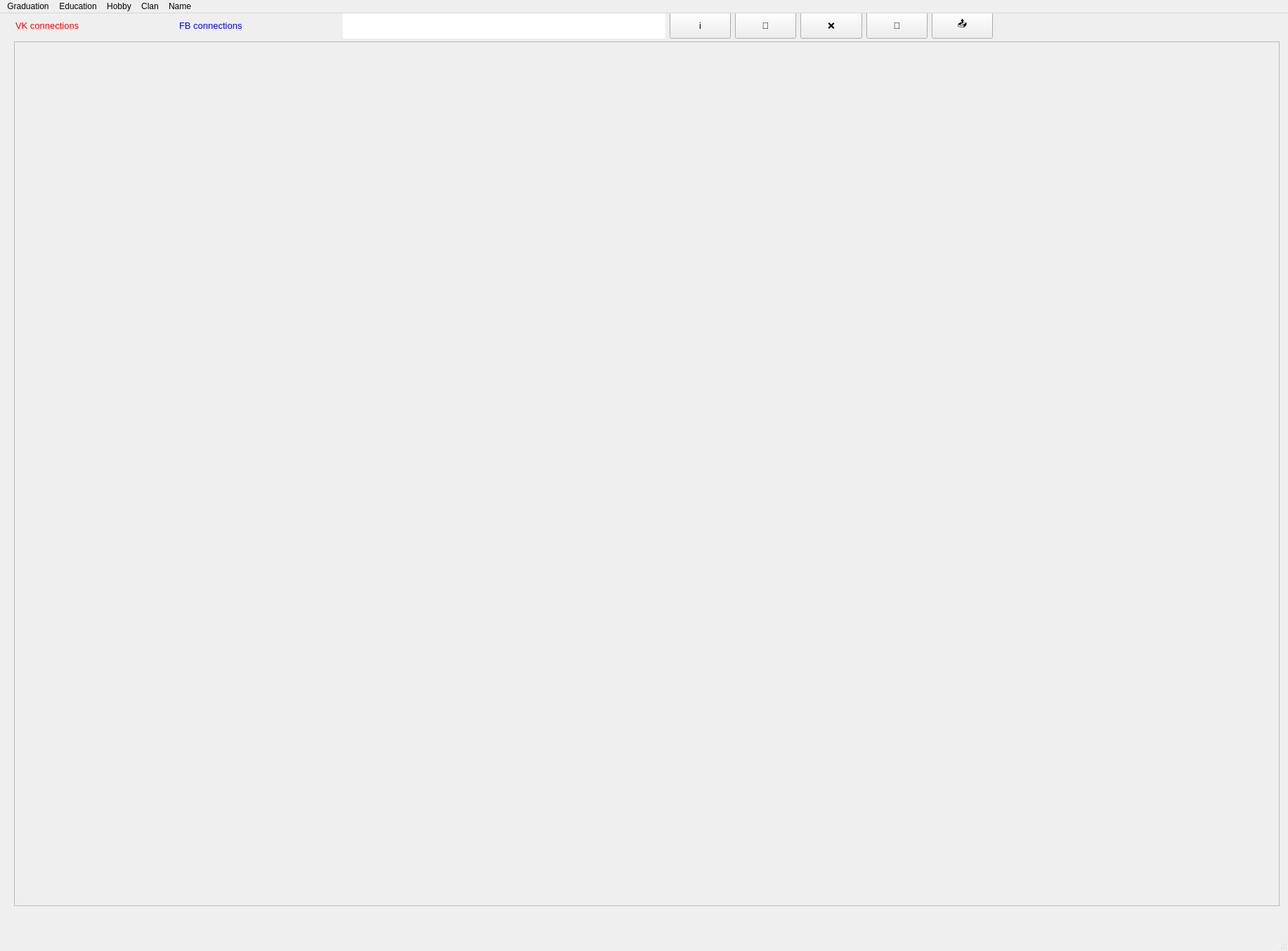
<?xml version="1.0" encoding="UTF-8"?>
<ui version="4.0">
 <class>MainWindow</class>
 <widget class="QMainWindow" name="MainWindow">
  <property name="geometry">
   <rect>
    <x>0</x>
    <y>0</y>
    <width>1833</width>
    <height>1354</height>
   </rect>
  </property>
  <property name="minimumSize">
   <size>
    <width>1400</width>
    <height>1000</height>
   </size>
  </property>
  <property name="windowTitle">
   <string>MainWindow</string>
  </property>
  <widget class="QWidget" name="centralwidget">
   <widget class="QWidget" name="layoutWidget">
    <property name="geometry">
     <rect>
      <x>22</x>
      <y>-2</y>
      <width>1391</width>
      <height>38</height>
     </rect>
    </property>
    <layout class="QHBoxLayout" name="horizontalLayout_3">
     <property name="sizeConstraint">
      <enum>QLayout::SetNoConstraint</enum>
     </property>
     <item>
      <layout class="QHBoxLayout" name="horizontalLayout_2">
       <item>
        <widget class="QLabel" name="vk_lbl">
         <property name="minimumSize">
          <size>
           <width>0</width>
           <height>34</height>
          </size>
         </property>
         <property name="font">
          <font>
           <family>Arial</family>
           <pointsize>10</pointsize>
          </font>
         </property>
         <property name="styleSheet">
          <string notr="true">color: rgb(255, 0, 0)</string>
         </property>
         <property name="text">
          <string>VK connections</string>
         </property>
        </widget>
       </item>
       <item>
        <widget class="QLabel" name="fb_lbl">
         <property name="font">
          <font>
           <family>Arial</family>
           <pointsize>10</pointsize>
          </font>
         </property>
         <property name="styleSheet">
          <string notr="true">color: rgb(0, 0, 255)</string>
         </property>
         <property name="text">
          <string>FB connections</string>
         </property>
        </widget>
       </item>
      </layout>
     </item>
     <item>
      <widget class="QLabel" name="querylbl">
       <property name="minimumSize">
        <size>
         <width>365</width>
         <height>34</height>
        </size>
       </property>
       <property name="font">
        <font>
         <family>Arial</family>
         <pointsize>10</pointsize>
        </font>
       </property>
       <property name="styleSheet">
        <string notr="true">background-color: white;</string>
       </property>
       <property name="text">
        <string/>
       </property>
       <property name="scaledContents">
        <bool>true</bool>
       </property>
       <property name="alignment">
        <set>Qt::AlignLeading|Qt::AlignLeft|Qt::AlignTop</set>
       </property>
       <property name="wordWrap">
        <bool>true</bool>
       </property>
      </widget>
     </item>
     <item>
      <layout class="QHBoxLayout" name="horizontalLayout">
       <item>
        <widget class="QPushButton" name="info">
         <property name="minimumSize">
          <size>
           <width>61</width>
           <height>32</height>
          </size>
         </property>
         <property name="maximumSize">
          <size>
           <width>1000</width>
           <height>64</height>
          </size>
         </property>
         <property name="sizeIncrement">
          <size>
           <width>0</width>
           <height>0</height>
          </size>
         </property>
         <property name="font">
          <font>
           <family>Arial</family>
           <pointsize>10</pointsize>
          </font>
         </property>
         <property name="text">
          <string>ℹ</string>
         </property>
        </widget>
       </item>
       <item>
        <widget class="QPushButton" name="search">
         <property name="maximumSize">
          <size>
           <width>1000</width>
           <height>64</height>
          </size>
         </property>
         <property name="font">
          <font>
           <family>Arial</family>
           <pointsize>10</pointsize>
          </font>
         </property>
         <property name="text">
          <string>🔎</string>
         </property>
        </widget>
       </item>
       <item>
        <widget class="QPushButton" name="clear">
         <property name="minimumSize">
          <size>
           <width>61</width>
           <height>32</height>
          </size>
         </property>
         <property name="maximumSize">
          <size>
           <width>10000</width>
           <height>64</height>
          </size>
         </property>
         <property name="font">
          <font>
           <family>Arial</family>
           <pointsize>10</pointsize>
          </font>
         </property>
         <property name="text">
          <string>❌</string>
         </property>
        </widget>
       </item>
       <item>
        <widget class="QPushButton" name="reload">
         <property name="minimumSize">
          <size>
           <width>61</width>
           <height>32</height>
          </size>
         </property>
         <property name="maximumSize">
          <size>
           <width>10000</width>
           <height>64</height>
          </size>
         </property>
         <property name="font">
          <font>
           <family>Arial</family>
           <pointsize>10</pointsize>
          </font>
         </property>
         <property name="text">
          <string>🔄</string>
         </property>
        </widget>
       </item>
       <item>
        <widget class="QPushButton" name="share">
         <property name="sizePolicy">
          <sizepolicy hsizetype="Preferred" vsizetype="Preferred">
           <horstretch>0</horstretch>
           <verstretch>0</verstretch>
          </sizepolicy>
         </property>
         <property name="minimumSize">
          <size>
           <width>86</width>
           <height>0</height>
          </size>
         </property>
         <property name="maximumSize">
          <size>
           <width>10000</width>
           <height>64</height>
          </size>
         </property>
         <property name="font">
          <font>
           <family>Arial</family>
           <pointsize>10</pointsize>
           <weight>50</weight>
           <italic>false</italic>
           <bold>false</bold>
          </font>
         </property>
         <property name="layoutDirection">
          <enum>Qt::LeftToRight</enum>
         </property>
         <property name="styleSheet">
          <string notr="true">padding-bottom: 2px</string>
         </property>
         <property name="text">
          <string>📤</string>
         </property>
         <property name="iconSize">
          <size>
           <width>14</width>
           <height>16</height>
          </size>
         </property>
         <property name="autoRepeatDelay">
          <number>300</number>
         </property>
         <property name="autoDefault">
          <bool>false</bool>
         </property>
        </widget>
       </item>
      </layout>
     </item>
    </layout>
   </widget>
   <widget class="QToolButton" name="close_info">
    <property name="geometry">
     <rect>
      <x>60</x>
      <y>50</y>
      <width>51</width>
      <height>51</height>
     </rect>
    </property>
    <property name="font">
     <font>
      <family>Arial</family>
      <pointsize>10</pointsize>
      <weight>75</weight>
      <bold>true</bold>
     </font>
    </property>
    <property name="styleSheet">
     <string notr="true">background-color: rgb(255, 170, 127);</string>
    </property>
    <property name="text">
     <string>x</string>
    </property>
   </widget>
   <widget class="QWidget" name="layoutWidget_2">
    <property name="geometry">
     <rect>
      <x>270</x>
      <y>50</y>
      <width>1548</width>
      <height>1170</height>
     </rect>
    </property>
    <layout class="QVBoxLayout" name="Name_input_layout">
     <item>
      <layout class="QHBoxLayout" name="horizontalLayout_6">
       <item>
        <widget class="QLabel" name="n_lbl">
         <property name="enabled">
          <bool>true</bool>
         </property>
         <property name="minimumSize">
          <size>
           <width>100</width>
           <height>60</height>
          </size>
         </property>
         <property name="font">
          <font>
           <family>Arial</family>
           <pointsize>14</pointsize>
          </font>
         </property>
         <property name="text">
          <string>Имя:</string>
         </property>
        </widget>
       </item>
       <item>
        <widget class="QLineEdit" name="name">
         <property name="enabled">
          <bool>true</bool>
         </property>
         <property name="minimumSize">
          <size>
           <width>0</width>
           <height>70</height>
          </size>
         </property>
         <property name="maximumSize">
          <size>
           <width>750</width>
           <height>16777215</height>
          </size>
         </property>
         <property name="styleSheet">
          <string notr="true">margin-right: 5px</string>
         </property>
        </widget>
       </item>
      </layout>
     </item>
     <item>
      <layout class="QHBoxLayout" name="horizontalLayout_5">
       <item>
        <widget class="QLabel" name="s_lbl">
         <property name="enabled">
          <bool>true</bool>
         </property>
         <property name="minimumSize">
          <size>
           <width>100</width>
           <height>60</height>
          </size>
         </property>
         <property name="font">
          <font>
           <family>Arial</family>
           <pointsize>14</pointsize>
          </font>
         </property>
         <property name="text">
          <string>Фамилия:</string>
         </property>
        </widget>
       </item>
       <item>
        <widget class="QLineEdit" name="surname">
         <property name="enabled">
          <bool>true</bool>
         </property>
         <property name="minimumSize">
          <size>
           <width>0</width>
           <height>70</height>
          </size>
         </property>
         <property name="maximumSize">
          <size>
           <width>750</width>
           <height>16777215</height>
          </size>
         </property>
         <property name="styleSheet">
          <string notr="true">margin-right: 5px</string>
         </property>
        </widget>
       </item>
      </layout>
     </item>
     <item>
      <layout class="QHBoxLayout" name="horizontalLayout_4">
       <item>
        <widget class="QLabel" name="p_lbl">
         <property name="enabled">
          <bool>true</bool>
         </property>
         <property name="minimumSize">
          <size>
           <width>140</width>
           <height>80</height>
          </size>
         </property>
         <property name="maximumSize">
          <size>
           <width>1677777</width>
           <height>16777215</height>
          </size>
         </property>
         <property name="font">
          <font>
           <family>Arial</family>
           <pointsize>14</pointsize>
          </font>
         </property>
         <property name="text">
          <string>Отчество (по желанию):</string>
         </property>
         <property name="wordWrap">
          <bool>true</bool>
         </property>
        </widget>
       </item>
       <item>
        <widget class="QLineEdit" name="patronym">
         <property name="enabled">
          <bool>true</bool>
         </property>
         <property name="minimumSize">
          <size>
           <width>0</width>
           <height>70</height>
          </size>
         </property>
         <property name="maximumSize">
          <size>
           <width>750</width>
           <height>16777215</height>
          </size>
         </property>
         <property name="styleSheet">
          <string notr="true">margin-right: 5px</string>
         </property>
        </widget>
       </item>
      </layout>
     </item>
    </layout>
   </widget>
   <widget class="QTextBrowser" name="info_txt">
    <property name="geometry">
     <rect>
      <x>120</x>
      <y>50</y>
      <width>1201</width>
      <height>861</height>
     </rect>
    </property>
    <property name="minimumSize">
     <size>
      <width>760</width>
      <height>540</height>
     </size>
    </property>
    <property name="autoFillBackground">
     <bool>false</bool>
    </property>
    <property name="styleSheet">
     <string notr="true"/>
    </property>
    <property name="verticalScrollBarPolicy">
     <enum>Qt::ScrollBarAlwaysOn</enum>
    </property>
    <property name="html">
     <string>&lt;!DOCTYPE HTML PUBLIC &quot;-//W3C//DTD HTML 4.0//EN&quot; &quot;http://www.w3.org/TR/REC-html40/strict.dtd&quot;&gt;
&lt;html&gt;&lt;head&gt;&lt;meta name=&quot;qrichtext&quot; content=&quot;1&quot; /&gt;&lt;style type=&quot;text/css&quot;&gt;
p, li { white-space: pre-wrap; }
&lt;/style&gt;&lt;/head&gt;&lt;body style=&quot; font-family:'MS Shell Dlg 2'; font-size:7.875pt; font-weight:400; font-style:normal;&quot;&gt;
&lt;p align=&quot;center&quot; style=&quot; margin-top:0px; margin-bottom:0px; margin-left:0px; margin-right:0px; -qt-block-indent:0; text-indent:0px;&quot;&gt;&lt;span style=&quot; font-family:'.AppleSystemUIFont'; font-size:14pt; color:#0000ff;&quot;&gt;Правила пользования приложением&lt;/span&gt;&lt;/p&gt;
&lt;p style=&quot;-qt-paragraph-type:empty; margin-top:0px; margin-bottom:0px; margin-left:0px; margin-right:0px; -qt-block-indent:0; text-indent:0px; font-family:'.AppleSystemUIFont'; font-size:13pt;&quot;&gt;&lt;br /&gt;&lt;/p&gt;
&lt;p style=&quot; margin-top:0px; margin-bottom:0px; margin-left:0px; margin-right:0px; -qt-block-indent:0; text-indent:0px;&quot;&gt;&lt;span style=&quot; font-family:'.AppleSystemUIFont'; font-size:11pt; font-weight:600; font-style:italic;&quot;&gt;Добро пожаловать в наше приложение.&lt;/span&gt;&lt;span style=&quot; font-family:'.AppleSystemUIFont'; font-size:11pt;&quot;&gt; Здесь вы можете найти информацию о выпускниках лицея, заранее сгруппировав их по интересующим вас признакам. &lt;/span&gt;&lt;/p&gt;
&lt;p style=&quot;-qt-paragraph-type:empty; margin-top:0px; margin-bottom:0px; margin-left:0px; margin-right:0px; -qt-block-indent:0; text-indent:0px; font-family:'.AppleSystemUIFont'; font-size:13pt;&quot;&gt;&lt;br /&gt;&lt;/p&gt;
&lt;p style=&quot; margin-top:0px; margin-bottom:0px; margin-left:0px; margin-right:0px; -qt-block-indent:0; text-indent:0px;&quot;&gt;&lt;span style=&quot; font-family:'.AppleSystemUIFont'; font-size:11pt; font-weight:600;&quot;&gt;Выбор признаков&lt;/span&gt;&lt;/p&gt;
&lt;p style=&quot; margin-top:0px; margin-bottom:0px; margin-left:0px; margin-right:0px; -qt-block-indent:0; text-indent:0px;&quot;&gt;&lt;span style=&quot; font-family:'.AppleSystemUIFont'; font-size:11pt;&quot;&gt;Вверху вы можете увидеть меню с полями &lt;/span&gt;&lt;span style=&quot; font-family:'.AppleSystemUIFont'; font-size:11pt; font-style:italic;&quot;&gt;Graduation&lt;/span&gt;&lt;span style=&quot; font-family:'.AppleSystemUIFont'; font-size:11pt;&quot;&gt; (год выпуска), &lt;/span&gt;&lt;span style=&quot; font-family:'.AppleSystemUIFont'; font-size:11pt; font-style:italic;&quot;&gt;Education&lt;/span&gt;&lt;span style=&quot; font-family:'.AppleSystemUIFont'; font-size:11pt;&quot;&gt; (место обучения — университет и/или факультет), &lt;/span&gt;&lt;span style=&quot; font-family:'.AppleSystemUIFont'; font-size:11pt; font-style:italic;&quot;&gt;Hobby&lt;/span&gt;&lt;span style=&quot; font-family:'.AppleSystemUIFont'; font-size:11pt;&quot;&gt; (увлечение выпускника) и &lt;/span&gt;&lt;span style=&quot; font-family:'.AppleSystemUIFont'; font-size:11pt; font-style:italic;&quot;&gt;Clan&lt;/span&gt;&lt;span style=&quot; font-family:'.AppleSystemUIFont'; font-size:11pt;&quot;&gt; (направление жизненного пути выпускника). Используя разные комбинации значений этих полей, вы увидете на экране результат — граф с выпускниками, имеющими признаки, которые вы выбрали.&lt;/span&gt;&lt;/p&gt;
&lt;p style=&quot; margin-top:0px; margin-bottom:0px; margin-left:0px; margin-right:0px; -qt-block-indent:0; text-indent:0px;&quot;&gt;&lt;span style=&quot; font-family:'.AppleSystemUIFont'; font-size:11pt;&quot;&gt;Также вы можете найти информацию о выпускнике по его ФИО. Для этого надо нажать на вкладку &lt;/span&gt;&lt;span style=&quot; font-family:'.AppleSystemUIFont'; font-size:11pt; font-style:italic;&quot;&gt;Name &lt;/span&gt;&lt;span style=&quot; font-family:'.AppleSystemUIFont'; font-size:11pt;&quot;&gt;и ввести данные. Если вы знаете только имя и отчество или только имя и фамилию — ничего страшного! Приложение отобразит всех выпускников с введенными Вами данными и вы выберете интересующего Вас выпускника. Также вы можете кликнуть на выпускника правой кнопкой мыши и на экране отобразятся все его связи с другими выпускниками. &lt;/span&gt;&lt;span style=&quot; font-family:'.AppleSystemUIFont'; font-size:11pt; color:#616161;&quot;&gt;(функция доступна только при поиске выпускников по ФИО)&lt;/span&gt;&lt;/p&gt;
&lt;p style=&quot;-qt-paragraph-type:empty; margin-top:0px; margin-bottom:0px; margin-left:0px; margin-right:0px; -qt-block-indent:0; text-indent:0px; font-family:'.AppleSystemUIFont'; font-size:11pt;&quot;&gt;&lt;br /&gt;&lt;/p&gt;
&lt;p style=&quot; margin-top:0px; margin-bottom:0px; margin-left:0px; margin-right:0px; -qt-block-indent:0; text-indent:0px;&quot;&gt;&lt;span style=&quot; font-family:'.AppleSystemUIFont'; font-size:11pt; font-weight:600;&quot;&gt;Меню с кнопками&lt;/span&gt;&lt;/p&gt;
&lt;p style=&quot; margin-top:0px; margin-bottom:0px; margin-left:0px; margin-right:0px; -qt-block-indent:0; text-indent:0px;&quot;&gt;&lt;span style=&quot; font-family:'.AppleSystemUIFont'; font-size:11pt;&quot;&gt;На правой стороне экрана вы можете увидеть несколько кнопок. &lt;/span&gt;&lt;/p&gt;
&lt;p style=&quot; margin-top:0px; margin-bottom:0px; margin-left:0px; margin-right:0px; -qt-block-indent:0; text-indent:0px;&quot;&gt;&lt;span style=&quot; font-family:'.AppleSystemUIFont'; font-size:11pt;&quot;&gt; ℹ - &lt;/span&gt;&lt;span style=&quot; font-family:'.AppleSystemUIFont'; font-size:11pt; font-style:italic;&quot;&gt;информация&lt;/span&gt;&lt;span style=&quot; font-family:'.AppleSystemUIFont'; font-size:11pt;&quot;&gt; - при нажатии на кнопку вы увидите данное окно информации&lt;/span&gt;&lt;/p&gt;
&lt;p style=&quot;-qt-paragraph-type:empty; margin-top:0px; margin-bottom:0px; margin-left:0px; margin-right:0px; -qt-block-indent:0; text-indent:0px; font-family:'.AppleSystemUIFont'; font-size:11pt;&quot;&gt;&lt;br /&gt;&lt;/p&gt;
&lt;p style=&quot; margin-top:0px; margin-bottom:0px; margin-left:0px; margin-right:0px; -qt-block-indent:0; text-indent:0px;&quot;&gt;&lt;span style=&quot; font-family:'.AppleSystemUIFont'; font-size:11pt;&quot;&gt; 🔎- &lt;/span&gt;&lt;span style=&quot; font-family:'.AppleSystemUIFont'; font-size:11pt; font-style:italic;&quot;&gt;поиск&lt;/span&gt;&lt;span style=&quot; font-family:'.AppleSystemUIFont'; font-size:11pt;&quot;&gt; - при нажатии на кнопку вы увидете граф с выпускниками, отобранными по введенным вами признаками&lt;/span&gt;&lt;/p&gt;
&lt;p style=&quot;-qt-paragraph-type:empty; margin-top:0px; margin-bottom:0px; margin-left:0px; margin-right:0px; -qt-block-indent:0; text-indent:0px; font-family:'.AppleSystemUIFont'; font-size:11pt;&quot;&gt;&lt;br /&gt;&lt;/p&gt;
&lt;p style=&quot; margin-top:0px; margin-bottom:0px; margin-left:0px; margin-right:0px; -qt-block-indent:0; text-indent:0px;&quot;&gt;&lt;span style=&quot; font-family:'.AppleSystemUIFont'; font-size:11pt;&quot;&gt; ❌- &lt;/span&gt;&lt;span style=&quot; font-family:'.AppleSystemUIFont'; font-size:11pt; font-style:italic;&quot;&gt;закрыть&lt;/span&gt;&lt;span style=&quot; font-family:'.AppleSystemUIFont'; font-size:11pt;&quot;&gt; - кнопка сброса результата. Все параметры также сбросятся&lt;/span&gt;&lt;/p&gt;
&lt;p style=&quot;-qt-paragraph-type:empty; margin-top:0px; margin-bottom:0px; margin-left:0px; margin-right:0px; -qt-block-indent:0; text-indent:0px; font-family:'.AppleSystemUIFont'; font-size:11pt;&quot;&gt;&lt;br /&gt;&lt;/p&gt;
&lt;p style=&quot; margin-top:0px; margin-bottom:0px; margin-left:0px; margin-right:0px; -qt-block-indent:0; text-indent:0px;&quot;&gt;&lt;span style=&quot; font-family:'.AppleSystemUIFont'; font-size:11pt;&quot;&gt; 🔄 - &lt;/span&gt;&lt;span style=&quot; font-family:'.AppleSystemUIFont'; font-size:11pt; font-style:italic;&quot;&gt;обновить&lt;/span&gt;&lt;span style=&quot; font-family:'.AppleSystemUIFont'; font-size:11pt;&quot;&gt; - кнопка обновления результата на экране, например, если вы убрали или добавили некоторые признаки, не забудьте нажать на эту кнопку для отображения обновленного результата&lt;/span&gt;&lt;/p&gt;
&lt;p style=&quot;-qt-paragraph-type:empty; margin-top:0px; margin-bottom:0px; margin-left:0px; margin-right:0px; -qt-block-indent:0; text-indent:0px; font-family:'.AppleSystemUIFont'; font-size:11pt;&quot;&gt;&lt;br /&gt;&lt;/p&gt;
&lt;p style=&quot; margin-top:0px; margin-bottom:0px; margin-left:0px; margin-right:0px; -qt-block-indent:0; text-indent:0px;&quot;&gt;&lt;span style=&quot; font-family:'.AppleSystemUIFont'; font-size:11pt;&quot;&gt; 📤- &lt;/span&gt;&lt;span style=&quot; font-family:'.AppleSystemUIFont'; font-size:11pt; font-style:italic;&quot;&gt;поделиться&lt;/span&gt;&lt;span style=&quot; font-family:'.AppleSystemUIFont'; font-size:11pt;&quot;&gt; - вы можете экспортировать граф, который видите на экране, в csv формате.&lt;/span&gt;&lt;/p&gt;
&lt;p style=&quot;-qt-paragraph-type:empty; margin-top:0px; margin-bottom:0px; margin-left:0px; margin-right:0px; -qt-block-indent:0; text-indent:0px; font-family:'.AppleSystemUIFont'; font-size:11pt;&quot;&gt;&lt;br /&gt;&lt;/p&gt;
&lt;p style=&quot; margin-top:0px; margin-bottom:0px; margin-left:0px; margin-right:0px; -qt-block-indent:0; text-indent:0px;&quot;&gt;&lt;span style=&quot; font-family:'.AppleSystemUIFont'; font-size:11pt; font-weight:600;&quot;&gt;Порядок действий при использовании приложения:&lt;/span&gt;&lt;/p&gt;
&lt;p style=&quot; margin-top:0px; margin-bottom:0px; margin-left:0px; margin-right:0px; -qt-block-indent:0; text-indent:0px;&quot;&gt;&lt;span style=&quot; font-family:'.AppleSystemUIFont'; font-size:11pt; color:#0000ff;&quot;&gt;1. &lt;/span&gt;&lt;span style=&quot; font-family:'.AppleSystemUIFont'; font-size:11pt;&quot;&gt;Внимательно ознакомится с данной инструкцией&lt;/span&gt;&lt;/p&gt;
&lt;p style=&quot; margin-top:0px; margin-bottom:0px; margin-left:0px; margin-right:0px; -qt-block-indent:0; text-indent:0px;&quot;&gt;&lt;span style=&quot; font-family:'.AppleSystemUIFont'; font-size:11pt; color:#0000ff;&quot;&gt;2.&lt;/span&gt;&lt;span style=&quot; font-family:'.AppleSystemUIFont'; font-size:11pt;&quot;&gt; Выбрать интересующие вас поля, по которым будет отображаться граф выпускников&lt;/span&gt;&lt;/p&gt;
&lt;p style=&quot; margin-top:0px; margin-bottom:0px; margin-left:0px; margin-right:0px; -qt-block-indent:0; text-indent:0px;&quot;&gt;&lt;span style=&quot; font-family:'.AppleSystemUIFont'; font-size:11pt; color:#0000ff;&quot;&gt;3.&lt;/span&gt;&lt;span style=&quot; font-family:'.AppleSystemUIFont'; font-size:11pt;&quot;&gt; Нажать на кнопку &amp;quot;поиск&amp;quot;&lt;/span&gt;&lt;/p&gt;
&lt;p style=&quot; margin-top:0px; margin-bottom:0px; margin-left:0px; margin-right:0px; -qt-block-indent:0; text-indent:0px;&quot;&gt;&lt;span style=&quot; font-family:'.AppleSystemUIFont'; font-size:11pt; color:#0000ff;&quot;&gt;4. &lt;/span&gt;&lt;span style=&quot; font-family:'.AppleSystemUIFont'; font-size:11pt;&quot;&gt;В текстовом поле вверху убедится в том, что введены верные параметры&lt;/span&gt;&lt;/p&gt;
&lt;p style=&quot; margin-top:0px; margin-bottom:0px; margin-left:0px; margin-right:0px; -qt-block-indent:0; text-indent:0px;&quot;&gt;&lt;span style=&quot; font-family:'.AppleSystemUIFont'; font-size:11pt;&quot;&gt;	&lt;/span&gt;&lt;span style=&quot; font-family:'.AppleSystemUIFont'; font-size:11pt; color:#0000ff;&quot;&gt;4.1 &lt;/span&gt;&lt;span style=&quot; font-family:'.AppleSystemUIFont'; font-size:11pt;&quot;&gt;Если есть ошибки в запросе, то можно сбросить его, нажав на кнопку &amp;quot;очистить&amp;quot;, или изменить некоторые параметры и нажать на кнопку &amp;quot;обновить&amp;quot;&lt;/span&gt;&lt;/p&gt;
&lt;p style=&quot; margin-top:0px; margin-bottom:0px; margin-left:0px; margin-right:0px; -qt-block-indent:0; text-indent:0px;&quot;&gt;&lt;span style=&quot; font-family:'.AppleSystemUIFont'; font-size:11pt; color:#0000ff;&quot;&gt;5&lt;/span&gt;&lt;span style=&quot; font-family:'.AppleSystemUIFont'; font-size:11pt;&quot;&gt;. Нажимая на выпускников, можно получить подробную информацию о них.&lt;/span&gt;&lt;/p&gt;
&lt;p style=&quot; margin-top:0px; margin-bottom:0px; margin-left:0px; margin-right:0px; -qt-block-indent:0; text-indent:0px;&quot;&gt;&lt;span style=&quot; font-family:'.AppleSystemUIFont'; font-size:11pt; color:#0000ff;&quot;&gt;6.&lt;/span&gt;&lt;span style=&quot; font-family:'.AppleSystemUIFont'; font-size:11pt;&quot;&gt; В конце можно экспортироваьт полученный граф, нажав на кнопку &amp;quot;поделиться&amp;quot;&lt;/span&gt;&lt;/p&gt;
&lt;p style=&quot;-qt-paragraph-type:empty; margin-top:0px; margin-bottom:0px; margin-left:0px; margin-right:0px; -qt-block-indent:0; text-indent:0px; font-family:'.AppleSystemUIFont'; font-size:11pt;&quot;&gt;&lt;br /&gt;&lt;/p&gt;
&lt;p style=&quot; margin-top:0px; margin-bottom:0px; margin-left:0px; margin-right:0px; -qt-block-indent:0; text-indent:0px;&quot;&gt;&lt;span style=&quot; font-family:'.AppleSystemUIFont'; font-size:11pt; color:#0000ff;&quot;&gt;ПРИЯТНОГО ПОЛЬЗОВАНИЯ!&lt;/span&gt;&lt;/p&gt;
&lt;p style=&quot;-qt-paragraph-type:empty; margin-top:0px; margin-bottom:0px; margin-left:0px; margin-right:0px; -qt-block-indent:0; text-indent:0px; font-family:'.AppleSystemUIFont'; font-size:11pt;&quot;&gt;&lt;br /&gt;&lt;/p&gt;
&lt;p style=&quot; margin-top:0px; margin-bottom:0px; margin-left:0px; margin-right:0px; -qt-block-indent:0; text-indent:0px;&quot;&gt;&lt;span style=&quot; font-family:'.AppleSystemUIFont'; font-size:12pt; font-weight:600; color:#fc0107;&quot;&gt;Внимание!&lt;/span&gt;&lt;/p&gt;
&lt;p style=&quot; margin-top:0px; margin-bottom:0px; margin-left:0px; margin-right:0px; -qt-block-indent:0; text-indent:0px;&quot;&gt;&lt;span style=&quot; font-family:'.AppleSystemUIFont'; font-size:11pt; color:#fc0107;&quot;&gt;Данное приложение создано в исключительно развлекательных целях. Распространение данных, имеющихся в данном приложении, карается законом.&lt;/span&gt;&lt;/p&gt;
&lt;p style=&quot;-qt-paragraph-type:empty; margin-top:0px; margin-bottom:0px; margin-left:0px; margin-right:0px; -qt-block-indent:0; text-indent:0px; font-family:'.AppleSystemUIFont'; font-size:11pt;&quot;&gt;&lt;br /&gt;&lt;/p&gt;&lt;/body&gt;&lt;/html&gt;</string>
    </property>
   </widget>
   <widget class="QScrollArea" name="scrollArea">
    <property name="geometry">
     <rect>
      <x>20</x>
      <y>40</y>
      <width>1801</width>
      <height>1231</height>
     </rect>
    </property>
    <property name="minimumSize">
     <size>
      <width>0</width>
      <height>0</height>
     </size>
    </property>
    <property name="widgetResizable">
     <bool>true</bool>
    </property>
    <widget class="QWidget" name="scrollAreaWidgetContents">
     <property name="geometry">
      <rect>
       <x>0</x>
       <y>0</y>
       <width>1799</width>
       <height>1229</height>
      </rect>
     </property>
     <widget class="QLabel" name="label">
      <property name="geometry">
       <rect>
        <x>0</x>
        <y>0</y>
        <width>1801</width>
        <height>1231</height>
       </rect>
      </property>
      <property name="text">
       <string/>
      </property>
     </widget>
    </widget>
   </widget>
  </widget>
  <widget class="QMenuBar" name="menubar">
   <property name="geometry">
    <rect>
     <x>0</x>
     <y>0</y>
     <width>1477</width>
     <height>24</height>
    </rect>
   </property>
   <widget class="QMenu" name="menuGraduation">
    <property name="font">
     <font>
      <family>Arial</family>
      <pointsize>11</pointsize>
     </font>
    </property>
    <property name="title">
     <string>Graduation</string>
    </property>
    <widget class="QMenu" name="menu1993_2000">
     <property name="title">
      <string>1993-2000</string>
     </property>
     <addaction name="action1993"/>
     <addaction name="action1994"/>
     <addaction name="action1995"/>
     <addaction name="action1996"/>
     <addaction name="action1997"/>
     <addaction name="action1998"/>
     <addaction name="action1999"/>
     <addaction name="action2000"/>
    </widget>
    <widget class="QMenu" name="menu2001_2010">
     <property name="title">
      <string>2001-2010</string>
     </property>
     <addaction name="action2001"/>
     <addaction name="action2002"/>
     <addaction name="action2003"/>
     <addaction name="action2004"/>
     <addaction name="action2005"/>
     <addaction name="action2006"/>
     <addaction name="action2007"/>
     <addaction name="action2008"/>
     <addaction name="action2009"/>
     <addaction name="action2010"/>
    </widget>
    <widget class="QMenu" name="menu2011_2020">
     <property name="title">
      <string>2011-2020</string>
     </property>
     <addaction name="action2011"/>
     <addaction name="action2012"/>
     <addaction name="action2013"/>
     <addaction name="action2014"/>
     <addaction name="action2015"/>
     <addaction name="action2016"/>
     <addaction name="action2017"/>
     <addaction name="action2018"/>
     <addaction name="action2019"/>
     <addaction name="action2020"/>
    </widget>
    <addaction name="menu1993_2000"/>
    <addaction name="menu2001_2010"/>
    <addaction name="menu2011_2020"/>
   </widget>
   <widget class="QMenu" name="menuEducation">
    <property name="font">
     <font>
      <family>Arial</family>
      <pointsize>11</pointsize>
     </font>
    </property>
    <property name="title">
     <string>Education</string>
    </property>
    <widget class="QMenu" name="menu">
     <property name="title">
      <string>МГТУ</string>
     </property>
     <widget class="QMenu" name="menu_5">
      <property name="title">
       <string>МГТУ им. Баумана</string>
      </property>
      <addaction name="action_137"/>
      <addaction name="action_138"/>
      <addaction name="action_139"/>
      <addaction name="action_140"/>
      <addaction name="action_141"/>
      <addaction name="action_142"/>
      <addaction name="action_143"/>
      <addaction name="action_144"/>
      <addaction name="action_145"/>
      <addaction name="action_146"/>
      <addaction name="action_147"/>
     </widget>
     <widget class="QMenu" name="menu_6">
      <property name="title">
       <string>МГТУ им. А. Н. Косыгина</string>
      </property>
      <addaction name="action_148"/>
      <addaction name="action_149"/>
      <addaction name="action_150"/>
     </widget>
     <addaction name="menu_5"/>
     <addaction name="menu_6"/>
    </widget>
    <widget class="QMenu" name="menu_2">
     <property name="title">
      <string>МГУ</string>
     </property>
     <addaction name="action_101"/>
     <addaction name="action_96"/>
     <addaction name="action_105"/>
     <addaction name="action_92"/>
     <addaction name="action_93"/>
     <addaction name="action_111"/>
     <addaction name="action_107"/>
     <addaction name="action_112"/>
     <addaction name="action_104"/>
     <addaction name="action_94"/>
     <addaction name="action_97"/>
     <addaction name="action_100"/>
     <addaction name="action_108"/>
     <addaction name="action_109"/>
     <addaction name="action_106"/>
     <addaction name="action_99"/>
     <addaction name="action_110"/>
     <addaction name="action_103"/>
     <addaction name="action_95"/>
     <addaction name="action_113"/>
     <addaction name="action_98"/>
     <addaction name="action_102"/>
    </widget>
    <widget class="QMenu" name="menu_3">
     <property name="title">
      <string>НИУ ВШЭ</string>
     </property>
     <widget class="QMenu" name="menu_4">
      <property name="title">
       <string>ФКН</string>
      </property>
      <addaction name="action_132"/>
      <addaction name="action_133"/>
      <addaction name="action_134"/>
     </widget>
     <addaction name="action_114"/>
     <addaction name="action_115"/>
     <addaction name="action_116"/>
     <addaction name="action_117"/>
     <addaction name="action_118"/>
     <addaction name="action_119"/>
     <addaction name="action_120"/>
     <addaction name="action_121"/>
     <addaction name="action_122"/>
     <addaction name="action_123"/>
     <addaction name="action_124"/>
     <addaction name="action_125"/>
     <addaction name="action_127"/>
     <addaction name="action_128"/>
     <addaction name="action_130"/>
     <addaction name="menu_4"/>
     <addaction name="action_135"/>
     <addaction name="action_136"/>
    </widget>
    <widget class="QMenu" name="menu_7">
     <property name="title">
      <string>МИРЭА</string>
     </property>
     <addaction name="action_151"/>
     <addaction name="action_152"/>
     <addaction name="action_153"/>
     <addaction name="action_154"/>
     <addaction name="action_155"/>
     <addaction name="action_156"/>
     <addaction name="action_157"/>
     <addaction name="action_158"/>
    </widget>
    <widget class="QMenu" name="menu_8">
     <property name="title">
      <string>РГУНГ</string>
     </property>
     <addaction name="action_159"/>
     <addaction name="action_160"/>
     <addaction name="action_161"/>
     <addaction name="action_162"/>
    </widget>
    <addaction name="menu_2"/>
    <addaction name="menu_3"/>
    <addaction name="menu"/>
    <addaction name="menu_7"/>
    <addaction name="menu_8"/>
    <addaction name="action_24"/>
    <addaction name="action_48"/>
    <addaction name="action_45"/>
    <addaction name="action_47"/>
    <addaction name="action_44"/>
    <addaction name="action_34"/>
    <addaction name="action_35"/>
    <addaction name="action_33"/>
    <addaction name="action_12"/>
    <addaction name="action_37"/>
    <addaction name="action_39"/>
    <addaction name="action_32"/>
   </widget>
   <widget class="QMenu" name="menuHobby">
    <property name="font">
     <font>
      <family>Arial</family>
      <pointsize>11</pointsize>
     </font>
    </property>
    <property name="title">
     <string>Hobby</string>
    </property>
    <addaction name="action_59"/>
    <addaction name="action_60"/>
    <addaction name="action_61"/>
    <addaction name="action_62"/>
    <addaction name="action_63"/>
    <addaction name="action_64"/>
    <addaction name="action_65"/>
    <addaction name="action_66"/>
    <addaction name="action_67"/>
    <addaction name="action_68"/>
    <addaction name="action_69"/>
    <addaction name="action_70"/>
    <addaction name="action_71"/>
    <addaction name="action_72"/>
    <addaction name="action_73"/>
    <addaction name="action_74"/>
    <addaction name="action_75"/>
    <addaction name="action_76"/>
    <addaction name="action_77"/>
    <addaction name="action_78"/>
    <addaction name="action_79"/>
    <addaction name="action_80"/>
    <addaction name="action_81"/>
    <addaction name="action_82"/>
    <addaction name="action_83"/>
    <addaction name="action_84"/>
    <addaction name="action_85"/>
    <addaction name="action_86"/>
    <addaction name="action_87"/>
    <addaction name="action_88"/>
    <addaction name="action_89"/>
    <addaction name="action_90"/>
    <addaction name="action_91"/>
   </widget>
   <widget class="QMenu" name="menuClan">
    <property name="font">
     <font>
      <family>Arial</family>
      <pointsize>11</pointsize>
     </font>
    </property>
    <property name="title">
     <string>Clan</string>
    </property>
    <addaction name="actionIT"/>
    <addaction name="actionResearch"/>
    <addaction name="actionIT_consulting"/>
    <addaction name="actionMedia"/>
    <addaction name="actionMarketing"/>
    <addaction name="action_41"/>
    <addaction name="actionFinance"/>
    <addaction name="actionEducation"/>
    <addaction name="action_25"/>
    <addaction name="action_40"/>
    <addaction name="action_42"/>
    <addaction name="action_49"/>
    <addaction name="action_50"/>
    <addaction name="action_51"/>
    <addaction name="action_52"/>
    <addaction name="action_53"/>
    <addaction name="action_54"/>
    <addaction name="action_55"/>
    <addaction name="action_56"/>
    <addaction name="action_57"/>
   </widget>
   <widget class="QMenu" name="menuName">
    <property name="title">
     <string>Name</string>
    </property>
    <addaction name="action_13"/>
   </widget>
   <addaction name="menuGraduation"/>
   <addaction name="menuEducation"/>
   <addaction name="menuHobby"/>
   <addaction name="menuClan"/>
   <addaction name="menuName"/>
  </widget>
  <widget class="QStatusBar" name="statusbar"/>
 </widget>
 <resources/>
 <connections/>
</ui>
